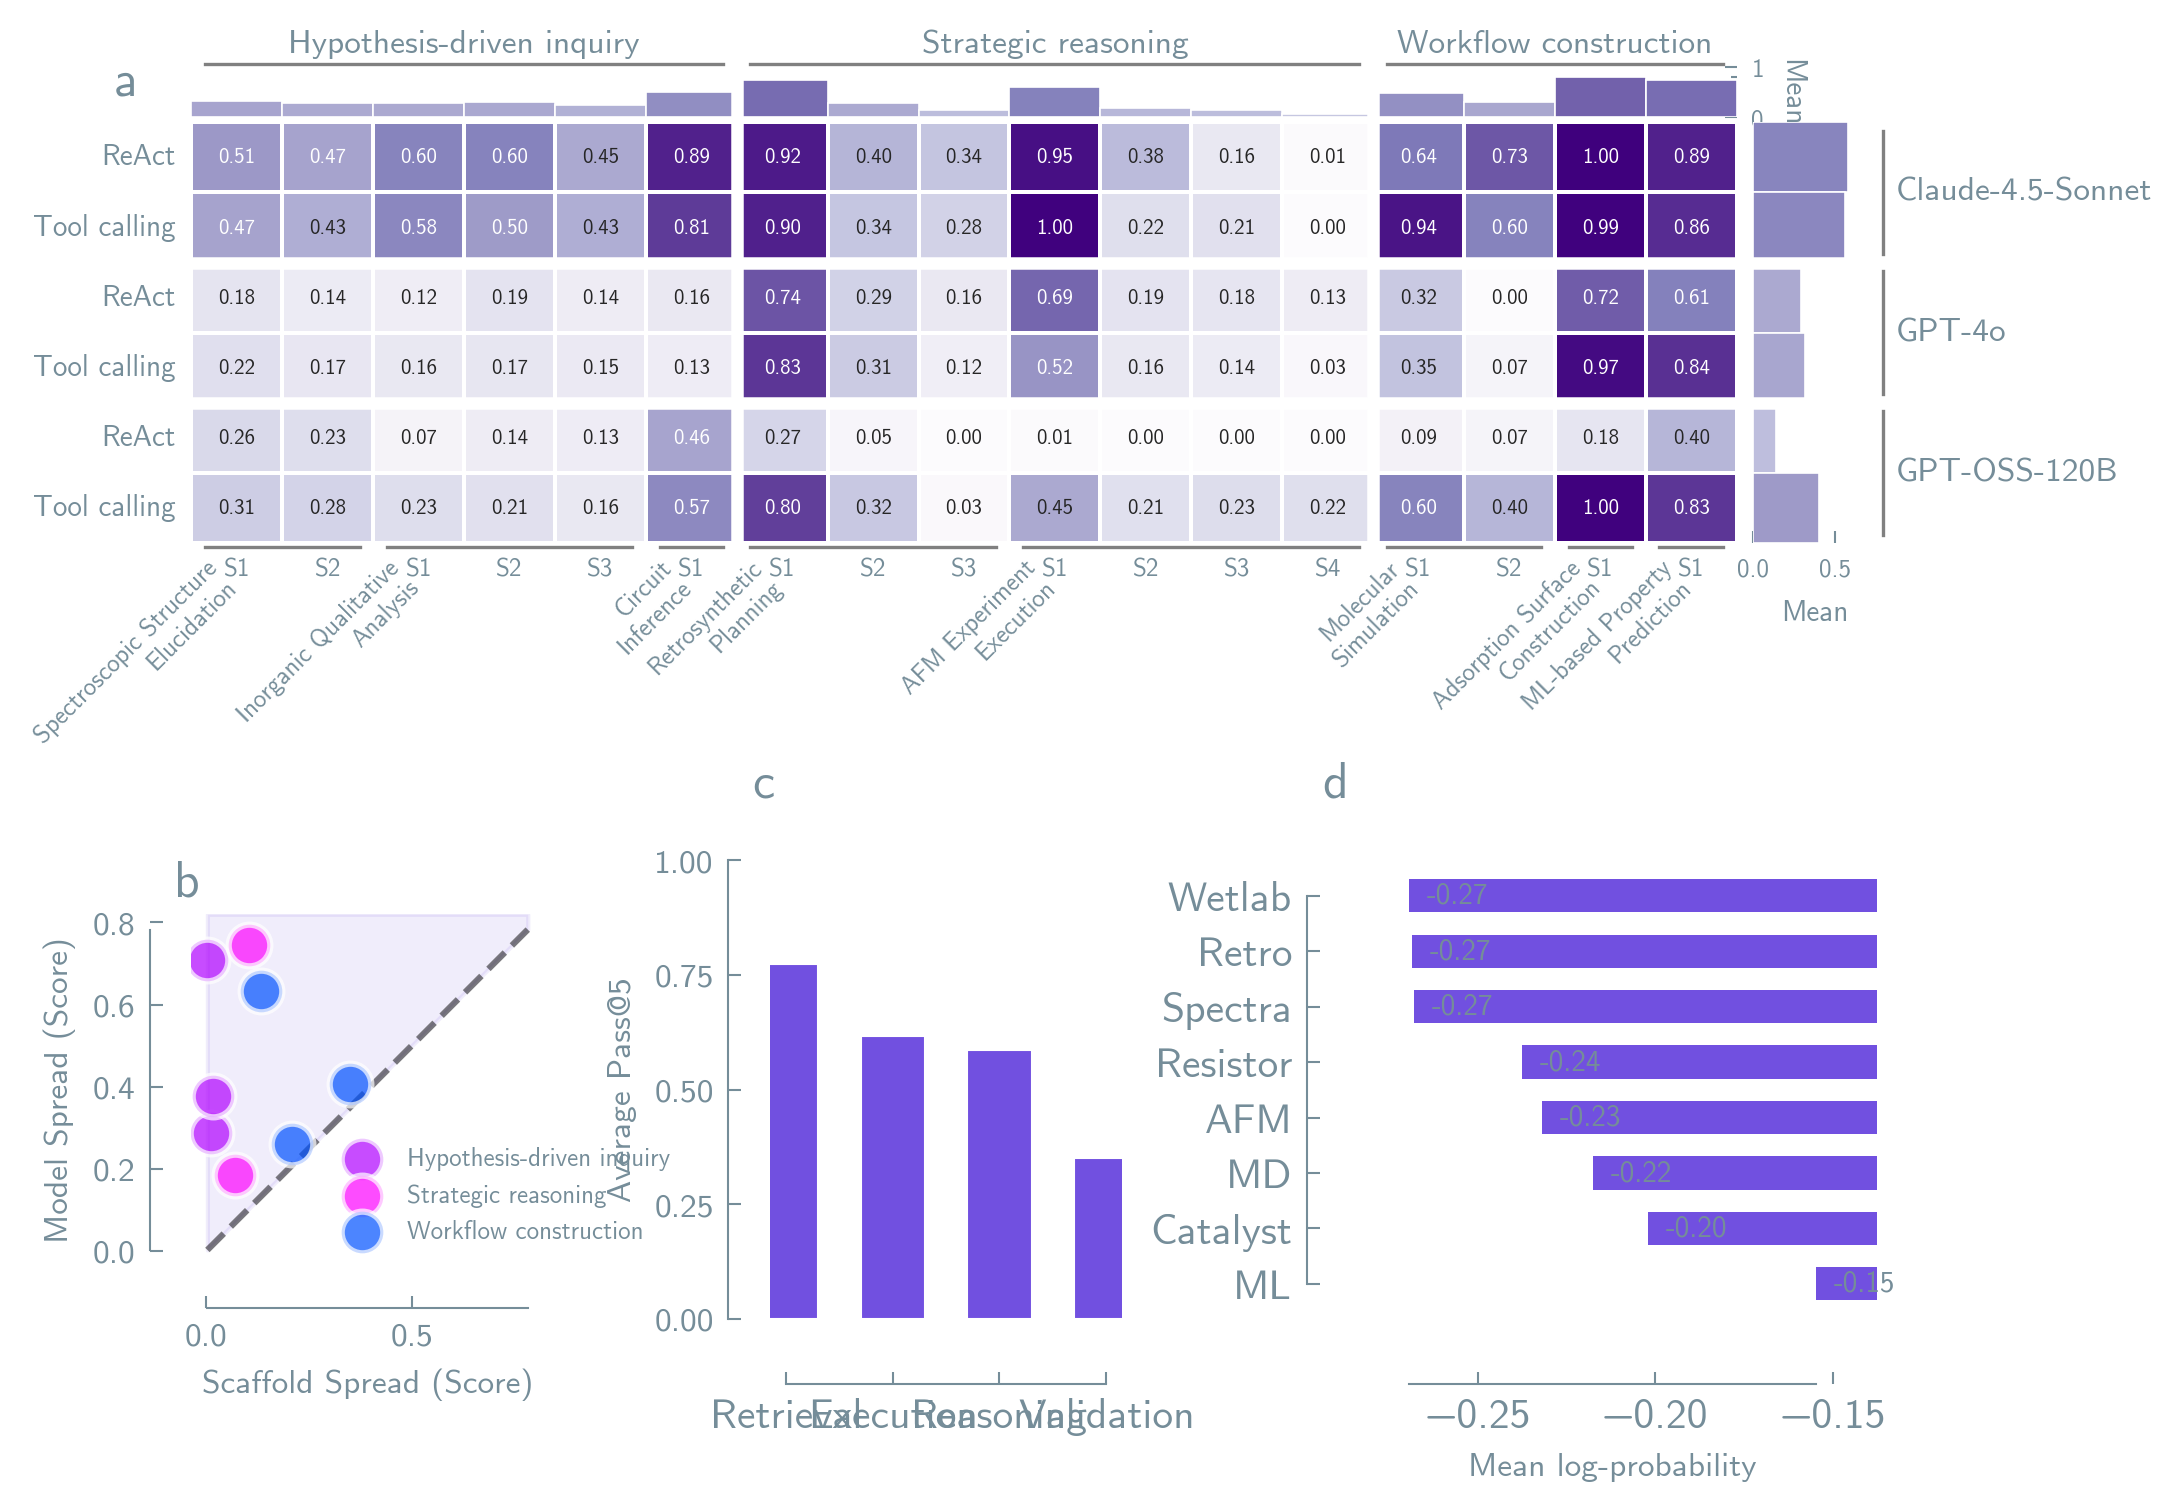

Generate this figure with Python:
"""Combined panel 2 figure.

Layout (3 rows):
  Row 1: (a) Full-coverage heatmap with marginal mean bars  [full width]
  Row 2: (b) Task category performance line plot             [full width]
  Row 3: (c) Gap scatter (left)  |  (d) Log-prob bar (right) [half each]

Usage:
    python 2_panel.py
"""

import json
import re
import sys
from collections import defaultdict
from pathlib import Path

import lama_aesthetics
import matplotlib.gridspec as gridspec
import matplotlib.pyplot as plt
import numpy as np
import pandas as pd
import seaborn as sns
from lama_aesthetics import ONE_COL_HEIGHT, TWO_COL_WIDTH
from lama_aesthetics.plotutils import range_frame
from loguru import logger

lama_aesthetics.get_style("main")

REPO_ROOT = Path(__file__).resolve().parent.parent.parent
sys.path.insert(0, str(REPO_ROOT / "analysis"))
sys.path.insert(0, str(REPO_ROOT / "plots"))

from plot_config import (  # noqa: E402
    AGENT_NAMES,
    ENVIRONMENT_GROUPS,
    ENVIRONMENT_MAX_LEVELS,
    ENVIRONMENT_NAMES,
    FONT_SIZES,
    GROUP_COLOURS,
    MODEL_NAMES,
)
from plot_utils import (  # noqa: E402
    filter_by_level,
    get_metric_column_name,
    load_logprobs_data,
    load_reports_data,
)

PANEL_DIR = Path(__file__).resolve().parent


# ==================== (a) HEATMAP helpers ====================


def get_ordered_env_level_columns() -> list[str]:
    return [
        f"{env}-{level}"
        for group_info in ENVIRONMENT_GROUPS.values()
        for env in group_info["environments"]
        for level in range(1, ENVIRONMENT_MAX_LEVELS.get(env, 1) + 1)
    ]


def collect_full_coverage_data(df, metric_column):
    data = df.copy()
    data["config"] = data["model"] + "_" + data["agent_type"]
    data["env_level"] = data["environment"] + "-" + data["level"].astype(str)
    return data.pivot_table(
        values=metric_column, index="config", columns="env_level", aggfunc="mean"
    )


def format_heatmap_data(pivot_df):
    display_df = pivot_df.copy()
    ordered_cols = [
        c for c in get_ordered_env_level_columns() if c in display_df.columns
    ]
    remaining = [c for c in display_df.columns if c not in ordered_cols]
    display_df = display_df[ordered_cols + remaining]

    model_order = list(MODEL_NAMES.keys())
    agent_order = list(AGENT_NAMES.keys())
    parsed_rows = []
    for config in display_df.index:
        parts = config.split("_")
        model = parts[0] if parts else config
        agent = "_".join(parts[1:]) if len(parts) >= 2 else ""
        m_idx = model_order.index(model) if model in model_order else 99
        a_idx = agent_order.index(agent) if agent in agent_order else 99
        parsed_rows.append((m_idx, a_idx, model, agent, config))
    parsed_rows.sort(key=lambda x: (x[0], x[1]))

    new_rows = []
    row_meta = []
    prev_model = None
    for _m_idx, _a_idx, model, agent, config in parsed_rows:
        is_first = model != prev_model
        new_rows.append(display_df.loc[config])
        row_meta.append(
            {
                "model": MODEL_NAMES.get(model, model),
                "agent": AGENT_NAMES.get(agent, agent),
                "is_first_of_model": is_first,
            }
        )
        prev_model = model

    display_df = pd.DataFrame(new_rows)

    col_labels = []
    env_spans = []
    prev_env = None
    for idx, env_level in enumerate(display_df.columns):
        parts = env_level.split("-")
        if len(parts) >= 2:
            env = parts[0]
            level = parts[1]
            env_name = ENVIRONMENT_NAMES.get(env, env.upper())
            col_labels.append(f"S{level}")
            if env != prev_env:
                if env_spans:
                    env_spans[-1] = (*env_spans[-1][:2], idx - 1)
                env_spans.append((env_name, idx, idx))
                prev_env = env
            else:
                env_spans[-1] = (*env_spans[-1][:2], idx)
        else:
            col_labels.append(env_level)
    display_df.columns = col_labels

    return display_df, row_meta, env_spans


def _get_group_column_spans(n_cols_total):
    spans = []
    col_idx = 0
    for group_name, group_info in ENVIRONMENT_GROUPS.items():
        start = col_idx
        for env in group_info["environments"]:
            col_idx += ENVIRONMENT_MAX_LEVELS.get(env, 1)
        if col_idx > start:
            spans.append((group_name, start, col_idx - 1))
    return [(g, s, min(e, n_cols_total - 1)) for g, s, e in spans if s < n_cols_total]


def draw_heatmap(parent_gs):
    """Draw heatmap with marginal bars into the given SubplotSpec.

    Returns the axes tuple (ax_top, ax_heatmap, ax_right) for panel-label placement.
    """
    reports_df = load_reports_data()
    metric_column = get_metric_column_name("average_score", 5)
    heatmap_data = collect_full_coverage_data(reports_df, metric_column)

    display_df, row_meta, env_spans = format_heatmap_data(heatmap_data)
    n_cols = len(display_df.columns)
    n_rows = len(display_df.index)
    col_means = display_df.mean(axis=0, skipna=True)
    row_means = display_df.mean(axis=1, skipna=True)

    # Nested gridspec inside parent slot
    inner_gs = gridspec.GridSpecFromSubplotSpec(
        2,
        2,
        subplot_spec=parent_gs,
        width_ratios=[1, 0.08],
        height_ratios=[0.12, 1],
        wspace=0.02,
        hspace=0.02,
    )

    fig = plt.gcf()
    ax_top = fig.add_subplot(inner_gs[0, 0])
    ax_heatmap = fig.add_subplot(inner_gs[1, 0])
    ax_right = fig.add_subplot(inner_gs[1, 1])

    # --- Main heatmap ---
    sns.heatmap(
        display_df,
        annot=True,
        fmt=".2f",
        cmap="Purples",
        cbar=False,
        ax=ax_heatmap,
        linewidths=0.5,
        linecolor="white",
        annot_kws={"fontsize": FONT_SIZES["tick_label"] - 3},
    )

    # Separator lines between model groups
    for i, meta in enumerate(row_meta):
        if meta["is_first_of_model"] and i > 0:
            ax_heatmap.axhline(y=i, color="white", linewidth=3, zorder=5)

    # Separator lines between environment groups
    group_spans = _get_group_column_spans(n_cols)
    for _gn, _cs, col_end in group_spans[:-1]:
        ax_heatmap.axvline(x=col_end + 1, color="white", linewidth=3, zorder=5)

    # Y-axis: agent labels
    ax_heatmap.set_yticks([])
    ax_heatmap.set_ylabel("")
    for i, meta in enumerate(row_meta):
        ax_heatmap.text(
            -0.01,
            i + 0.5,
            meta["agent"],
            ha="right",
            va="center",
            fontsize=FONT_SIZES["tick_label"] - 1,
            transform=ax_heatmap.get_yaxis_transform(),
        )

    # X-axis: S# labels + environment name lines below
    ax_heatmap.set_xlabel("")
    ax_heatmap.tick_params(axis="x", labelsize=FONT_SIZES["tick_label"] - 2)
    ax_heatmap.set_xticklabels(ax_heatmap.get_xticklabels(), rotation=0, ha="center")

    for env_name, col_start, col_end in env_spans:
        start_frac = (col_start + 0.15) / n_cols
        end_frac = (col_end + 0.85) / n_cols
        ax_heatmap.plot(
            [start_frac, end_frac],
            [-0.01, -0.01],
            color="gray",
            linewidth=0.8,
            clip_on=False,
            transform=ax_heatmap.transAxes,
        )
        ax_heatmap.text(
            start_frac,
            -0.03,
            env_name,
            ha="right",
            va="top",
            fontsize=FONT_SIZES["tick_label"] - 2,
            rotation=45,
            rotation_mode="anchor",
            clip_on=False,
            transform=ax_heatmap.transAxes,
        )

    # --- Top bar chart ---
    purple_cmap = plt.get_cmap("Purples")
    bar_positions = np.arange(n_cols) + 0.5
    col_colors = [purple_cmap(0.3 + 0.5 * v) for v in col_means.to_numpy()]
    ax_top.bar(
        bar_positions,
        col_means.to_numpy(),
        width=1.0,
        color=col_colors,
        edgecolor="white",
        linewidth=0.4,
    )
    ax_top.set_xlim(0, n_cols)
    ax_top.set_ylim(0, min(1.0, col_means.max() * 1.3))
    ax_top.set_xticks([])
    for _gn, _cs, col_end in group_spans[:-1]:
        ax_top.axvline(x=col_end + 1, color="white", linewidth=3, zorder=5)
    ax_top.yaxis.tick_right()
    ax_top.yaxis.set_label_position("right")
    ax_top.tick_params(axis="y", labelsize=FONT_SIZES["tick_label"] - 2)
    ax_top.set_ylabel(
        "Mean", fontsize=FONT_SIZES["tick_label"] - 1, rotation=270, labelpad=10
    )
    for spine in ax_top.spines.values():
        spine.set_visible(False)

    # --- Right bar chart ---
    bar_positions_y = np.arange(n_rows) + 0.5
    row_colors = [purple_cmap(0.3 + 0.5 * v) for v in row_means.to_numpy()]
    ax_right.barh(
        bar_positions_y,
        row_means.to_numpy(),
        height=1.0,
        color=row_colors,
        edgecolor="white",
        linewidth=0.4,
    )
    ax_right.set_ylim(n_rows, 0)
    ax_right.set_xlim(0, min(1.0, row_means.max() * 1.3))
    ax_right.set_yticks([])
    ax_right.tick_params(axis="x", labelsize=FONT_SIZES["tick_label"] - 2)
    ax_right.set_xlabel("Mean", fontsize=FONT_SIZES["tick_label"] - 1)
    for spine in ax_right.spines.values():
        spine.set_visible(False)

    # Separator lines in right bar chart
    for i, meta in enumerate(row_meta):
        if meta["is_first_of_model"] and i > 0:
            ax_right.axhline(y=i, color="white", linewidth=3, zorder=5)

    # Model group labels on the right
    model_groups = []
    for i, meta in enumerate(row_meta):
        if meta["is_first_of_model"]:
            model_groups.append({"model": meta["model"], "start": i})
            if len(model_groups) > 1:
                model_groups[-2]["end"] = i
    if model_groups:
        model_groups[-1]["end"] = len(row_meta)

    for group in model_groups:
        start_frac = group["start"] / n_rows
        end_frac = group["end"] / n_rows
        start_frac_inv = 1.0 - end_frac + 0.02
        end_frac_inv = 1.0 - start_frac - 0.02
        mid_frac = (start_frac_inv + end_frac_inv) / 2.0
        ax_right.text(
            1.15,
            mid_frac,
            group["model"],
            ha="left",
            va="center",
            fontsize=FONT_SIZES["tick_label"],
            fontweight="bold",
            clip_on=False,
            transform=ax_right.transAxes,
        )
        ax_right.plot(
            [1.05, 1.05],
            [start_frac_inv, end_frac_inv],
            color="gray",
            linewidth=0.8,
            clip_on=False,
            transform=ax_right.transAxes,
        )

    # Group labels above top bar chart
    for group_name, col_start, col_end in group_spans:
        mid_data = (col_start + col_end) / 2.0 + 0.5
        start_frac = (col_start + 0.15) / n_cols
        end_frac = (col_end + 0.85) / n_cols
        mid_frac = mid_data / n_cols
        ax_top.text(
            mid_frac,
            1.15,
            group_name,
            ha="center",
            va="bottom",
            fontsize=FONT_SIZES["tick_label"],
            fontweight="bold",
            clip_on=False,
            transform=ax_top.transAxes,
        )
        ax_top.plot(
            [start_frac, end_frac],
            [1.05, 1.05],
            color="gray",
            linewidth=0.8,
            clip_on=False,
            transform=ax_top.transAxes,
        )

    return ax_top


# ==================== (b) TASK CATEGORY helpers ====================


def load_category_tags():
    tags_path = REPO_ROOT / "analysis" / "subtask_category_tags.json"
    with tags_path.open() as f:
        return json.load(f)


def get_env_key_mapping():
    return {
        "spectra": "sptectra",
        "retro": "retrosynthesis",
        "afm": "afm",
        "catalyst": "catalyst",
        "md": "md",
        "ml": "ml",
        "resistor": "resistor",
        "wetlab": "wetlab",
    }


def classify_subtask(subtask, environment, category_tags):
    env_mapping = get_env_key_mapping()
    tag_env_key = env_mapping.get(environment, environment)
    env_tags = category_tags.get(tag_env_key, {})
    if not env_tags:
        return None

    if environment == "afm":
        if "subtask_level_" in subtask:
            base_name = subtask.split("_level_")[0]
            if base_name + "_level_1" in env_tags:
                return env_tags[base_name + "_level_1"]
        return env_tags.get(subtask)

    if environment == "catalyst":
        parts = subtask.split("_", 1)
        if len(parts) > 1 and parts[1] in env_tags:
            return env_tags[parts[1]]
        return None

    if environment == "md":
        for task_type in ["melting", "quenching", "surface_energy", "surface"]:
            if task_type in subtask:
                task_tags = env_tags.get(task_type, {})
                if "subtask_" in subtask:
                    subtask_name = subtask.split("subtask_")[-1]
                    if subtask_name == "diffusion_coefficient":
                        subtask_name = "diffusivity"
                    elif subtask_name == "tg_calculation":
                        subtask_name = "tg_detection"
                    elif subtask_name == "equilibration":
                        subtask_name = "structure_retrieval"
                    if subtask_name in task_tags:
                        return task_tags[subtask_name]
        return None

    if environment == "ml":
        parts = subtask.split("_", 1)
        if len(parts) > 1 and parts[0].isdigit():
            task_name = parts[1]
            if (
                task_name.startswith("batch_retrieve_")
                and "batch_retrieve_*" in env_tags
            ):
                return env_tags["batch_retrieve_*"]
            if task_name in env_tags:
                return env_tags[task_name]
        return None

    if environment == "resistor":
        parts = subtask.split("_", 2)
        if len(parts) >= 3 and parts[0] == "task" and parts[1].isdigit():
            pattern = "_".join(parts[2:])
            if pattern in env_tags:
                return env_tags[pattern]
        return None

    if environment == "retro":
        if "-" in subtask:
            pattern = subtask.split("-", 1)[1]
            if pattern in env_tags:
                return env_tags[pattern]
        return None

    if environment == "spectra":
        if "_subtask_" in subtask:
            subtask_num = "subtask_" + subtask.split("_subtask_")[-1]
            if subtask_num in env_tags:
                return env_tags[subtask_num]
        return None

    if environment == "wetlab":
        m = re.match(r"qualysis_lvl(\d+)_\d+_(sub\d+)", subtask)
        if m:
            level_key = f"level_{m.group(1)}"
            sub_key = f"qualysis_lvl{m.group(1)}_*_{m.group(2)}"
            level_tags = env_tags.get(level_key, {})
            if sub_key in level_tags:
                return level_tags[sub_key]
        return None

    return None


def draw_task_category(ax, reports_df, category_tags):
    """Simple bar plot: 4 bars (one per category), averaged across all models & agents."""
    df_sub = reports_df[reports_df["category"] == "subtask"].copy()
    df_comp = df_sub[df_sub["Tool Verbosity"] == "comprehensive"].copy()

    category_order = ["retrieval", "execution", "reasoning", "validation"]
    scores_by_category = defaultdict(list)

    for _, row in df_comp.iterrows():
        environment = row["environment"]
        task_results = row["Task Results"]
        if not isinstance(task_results, dict):
            continue
        for subtask, result in task_results.items():
            if not isinstance(result, dict):
                continue
            pass_at_5 = result.get("Task Pass@5", None)
            if pass_at_5 is None:
                continue
            category = classify_subtask(subtask, environment, category_tags)
            if category is None:
                continue
            if category in ("code_execution", "experiment_execution"):
                category = "execution"
            scores_by_category[category].append(pass_at_5)

    x_values = np.arange(len(category_order))
    y_values = [np.mean(scores_by_category.get(cat, [0])) for cat in category_order]

    ax.bar(
        x_values,
        y_values,
        color="#7150e0",
        width=0.6,
        edgecolor="white",
        linewidth=0.5,
    )

    ax.set_ylabel("Average Pass@5", fontsize=FONT_SIZES["axis_label"])
    ax.set_ylim(0, 1)
    ax.set_yticks([0, 0.25, 0.5, 0.75, 1.0])
    ax.tick_params(axis="y", labelsize=FONT_SIZES["tick_label"])

    category_labels = [cat.replace("_", " ").title() for cat in category_order]
    ax.set_xticks(x_values)
    ax.set_xticklabels(
        category_labels, fontsize=FONT_SIZES["tick_label"], rotation=45, ha="right"
    )
    range_frame(ax, np.array([0, len(category_order) - 1]), np.array([0, 1]), pad=0.05)


# ==================== (c) SCATTER helpers ====================


def collect_gap_data(df, metric_column):
    gap_data = {}
    for env in df["environment"].unique():
        env_df = df[df["environment"] == env]
        model_scores = env_df.groupby("model")[metric_column].mean()
        agent_scores = env_df.groupby("agent_type")[metric_column].mean()
        model_gap = (
            model_scores.max() - model_scores.min() if len(model_scores) > 1 else np.nan
        )
        agent_gap = (
            agent_scores.max() - agent_scores.min() if len(agent_scores) > 1 else np.nan
        )
        if not np.isnan(model_gap) and not np.isnan(agent_gap):
            gap_data[env] = {"model_gap": model_gap, "agent_gap": agent_gap}
    return gap_data


def draw_scatter(ax, gap_data):
    env_to_group = {}
    for group_name, group_info in ENVIRONMENT_GROUPS.items():
        for env in group_info["environments"]:
            env_to_group[env] = group_name

    environments = list(gap_data.keys())
    agent_gaps = [gap_data[e]["agent_gap"] for e in environments]
    model_gaps = [gap_data[e]["model_gap"] for e in environments]

    max_gap = max(*agent_gaps, *model_gaps)
    min_gap = min(*agent_gaps, *model_gaps)
    diag = [min_gap * 0.95, max_gap * 1.05]

    ax.plot(diag, diag, "k--", linewidth=1.5, alpha=0.5, zorder=1)

    for group_name in ENVIRONMENT_GROUPS:
        group_envs = [e for e in environments if env_to_group.get(e) == group_name]
        if not group_envs:
            continue
        gx = [gap_data[e]["agent_gap"] for e in group_envs]
        gy = [gap_data[e]["model_gap"] for e in group_envs]
        ax.scatter(
            gx,
            gy,
            s=100,
            color=GROUP_COLOURS[group_name],
            alpha=0.7,
            edgecolors="white",
            linewidths=1.5,
            zorder=3,
            label=group_name,
        )

    ax.fill_between(
        diag, diag, [max_gap * 1.1] * 2, alpha=0.1, color="#7150e0", zorder=0
    )
    ax.set_xlabel(
        "Scaffold Spread (Score)",
        fontsize=FONT_SIZES["axis_label"],
        fontweight="bold",
    )
    ax.set_ylabel(
        "Model Spread (Score)",
        fontsize=FONT_SIZES["axis_label"],
        fontweight="bold",
    )
    ax.tick_params(axis="both", labelsize=FONT_SIZES["tick_label"])
    ax.set_aspect("equal", adjustable="box")

    x_range = np.array([min_gap * 0.95, max_gap * 1.05])
    y_range = np.array([min_gap * 0.95, max_gap * 1.05])
    range_frame(ax, x_range, y_range, pad=0.05)

    ax.legend(
        loc="center left",
        bbox_to_anchor=(0.35, 0.2),
        fontsize=FONT_SIZES["legend"] - 1,
        framealpha=0.0,
        ncol=1,
    )


# ==================== (d) LOGPROBS helpers ====================

LOGPROB_ENV_NAMES = {
    "afm": "AFM",
    "catalyst": "Catalyst",
    "md": "MD",
    "ml": "ML",
    "resistor": "Resistor",
    "retro": "Retro",
    "spectra": "Spectra",
    "wetlab": "Wetlab",
}


def _pool_nonzero_tokens(series) -> np.ndarray:
    arrays = []
    for lp in series:
        if not isinstance(lp, list | np.ndarray) or len(lp) == 0:
            continue
        arr = np.asarray(lp, dtype=np.float32)
        arr = arr[np.isfinite(arr) & (arr != 0.0)]
        if arr.size > 0:
            arrays.append(arr)
    return np.concatenate(arrays) if arrays else np.array([], dtype=np.float32)


def compute_env_stats(df):
    rows = []
    for env, grp in df.groupby("environment"):
        tokens = _pool_nonzero_tokens(grp["per_token_logprob"])
        if tokens.size == 0:
            continue
        rows.append(
            {
                "environment": env,
                "display_name": LOGPROB_ENV_NAMES.get(env, env),
                "mean": float(np.mean(tokens)),
                "n_tokens": int(tokens.size),
                "color": "#7150e0",
            }
        )
    return (
        pd.DataFrame(rows).sort_values("mean", ascending=False).reset_index(drop=True)
    )


def draw_logprobs(ax, stats):
    labels = stats["display_name"].tolist()
    values = stats["mean"].tolist()
    colors = stats["color"].tolist()
    y_pos = np.arange(len(values))

    bars = ax.barh(y_pos, values, color=colors, height=0.6)
    for bar, val in zip(bars, values, strict=False):
        ax.text(
            bar.get_width() + 0.005,
            bar.get_y() + bar.get_height() / 2,
            f"{val:.2f}",
            va="center",
            ha="left",
            fontsize=FONT_SIZES["tick_label"] - 1,
        )

    ax.set_yticks(y_pos)
    ax.set_yticklabels(labels, fontsize=FONT_SIZES["tick_label"])
    ax.set_xlabel("Mean log-probability", fontsize=FONT_SIZES["axis_label"])
    # Tight x-range: from most negative value to the least negative (all are < 0)
    range_frame(ax, np.array([min(values), max(values)]), y_pos, pad=0.15)


# ==================== MAIN ====================


def main():
    logger.info("Loading data...")
    reports_df = load_reports_data()
    category_tags = load_category_tags()
    logprobs_df = load_logprobs_data()

    metric_column = get_metric_column_name("average_score", 5)

    # Scatter data (default_map levels, average verbosity)
    scatter_df = filter_by_level(reports_df, "default_map")
    gap_data = collect_gap_data(scatter_df, metric_column)

    # Logprobs stats
    logprob_stats = compute_env_stats(logprobs_df)

    # --- Build combined figure ---
    # Row 0: heatmap (dynamic sizing like standalone script)
    # Row 1: scatter (left) | bar plot (center) | logprobs (right)
    # Compute heatmap dimensions from data
    heatmap_data = collect_full_coverage_data(reports_df, metric_column)
    display_df_tmp, _, _ = format_heatmap_data(heatmap_data)
    n_cols_tmp = len(display_df_tmp.columns)
    n_rows_tmp = len(display_df_tmp.index)
    hm_width = min(TWO_COL_WIDTH * 1.5, max(TWO_COL_WIDTH, n_cols_tmp * 0.4))
    hm_height = max(ONE_COL_HEIGHT * 0.6, n_rows_tmp * 0.35)

    fig_width = hm_width
    bottom_height = ONE_COL_HEIGHT * 1.2
    fig = plt.figure(figsize=(fig_width, hm_height + bottom_height + 1.2))

    outer_gs = fig.add_gridspec(
        2,
        3,
        height_ratios=[hm_height, bottom_height],
        width_ratios=[0.8, 0.8, 1.2],  # logprobs gets more width for y-labels
        hspace=0.6,
        wspace=0.55,
    )

    # (a) Heatmap — spans all 3 columns of row 0
    heatmap_slot = outer_gs[0, :]
    ax_top = draw_heatmap(heatmap_slot)

    # (b) Scatter — row 1, left
    ax_scatter = fig.add_subplot(outer_gs[1, 0])
    draw_scatter(ax_scatter, gap_data)

    # (c) Task category bar — row 1, center
    ax_category = fig.add_subplot(outer_gs[1, 1])
    draw_task_category(ax_category, reports_df, category_tags)

    # (d) Logprobs — row 1, right
    ax_logprobs = fig.add_subplot(outer_gs[1, 2])
    draw_logprobs(ax_logprobs, logprob_stats)

    # Panel labels
    for ax, label in zip(
        [ax_top, ax_scatter, ax_category, ax_logprobs],
        ["a", "b", "c", "d"],
        strict=False,
    ):
        ax.text(
            -0.05,
            1.15,
            label,
            transform=ax.transAxes,
            fontsize=FONT_SIZES["title"] + 2,
            fontweight="bold",
            va="top",
        )

    # Save
    output_path = PANEL_DIR / "2_panel.pdf"
    output_path.parent.mkdir(parents=True, exist_ok=True)
    fig.savefig(output_path, bbox_inches="tight")
    fig.savefig(output_path.with_suffix(".png"), bbox_inches="tight", dpi=300)
    logger.success(f"Saved: {output_path}")
    plt.close(fig)


if __name__ == "__main__":
    main()
